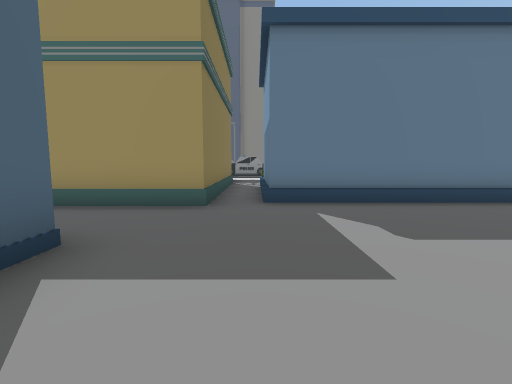
View 1 (above)

24 first-person views from a walk through a Unity game level. The camera is 1.5 m above the floor, tilts 6° down and sees 85° across. The floor is counted in squares, 2 m on a side. Each view is taken from the middle of a square. On the plan, view 1 faces up. The plan holds only what a view shows up to about 10 squares ahead; the rest is blank. The place goes on beyond the plan. The player is left out. Some animated figures are left out.

View 2
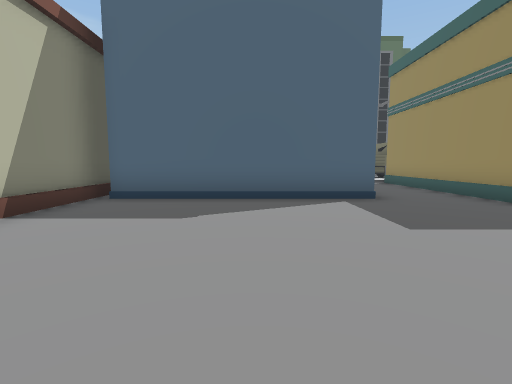

View 3
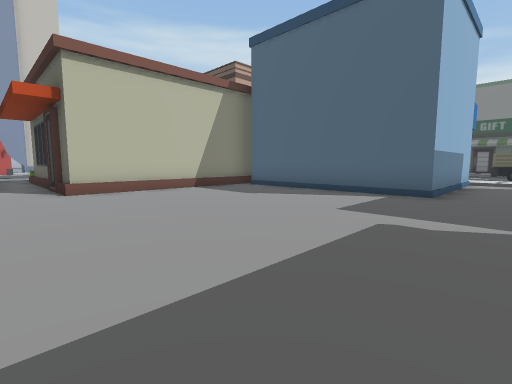

View 4
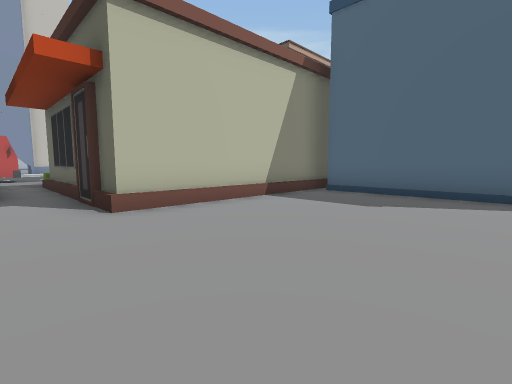

View 5
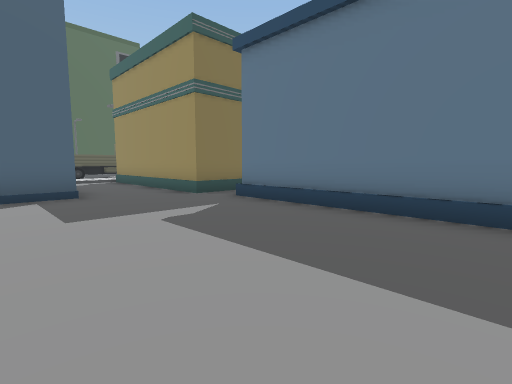

View 6
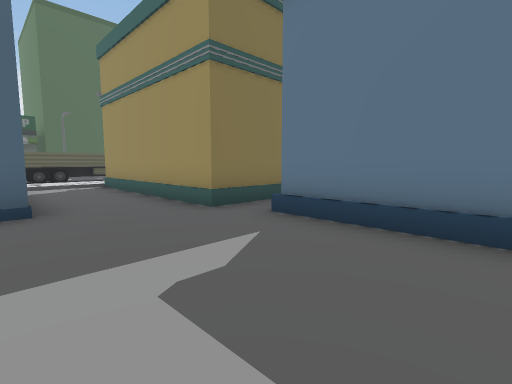

View 7
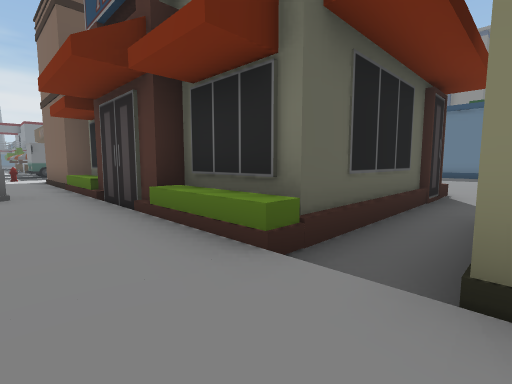

View 8
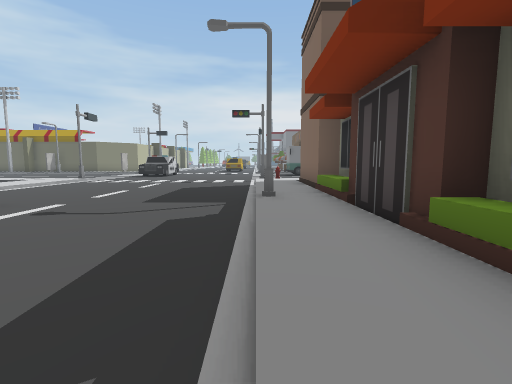

View 9
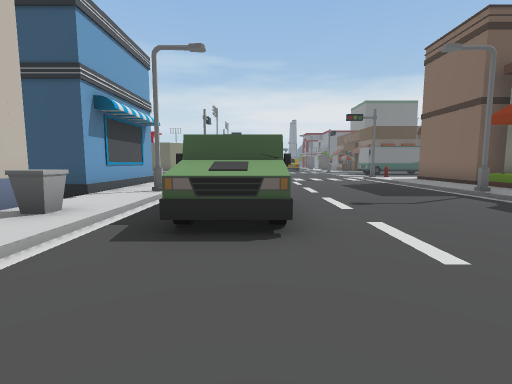

View 10
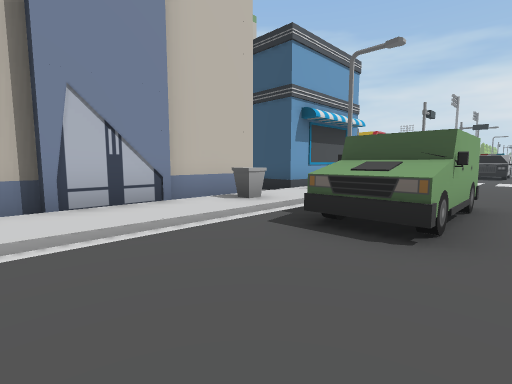

View 11
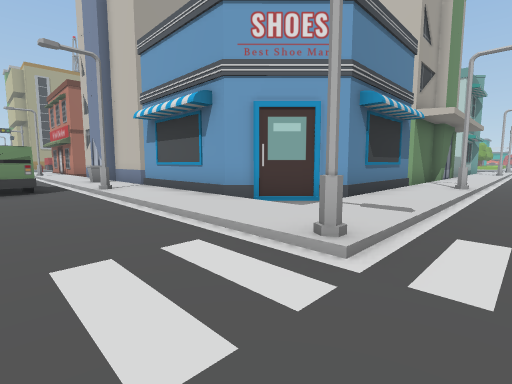

View 12
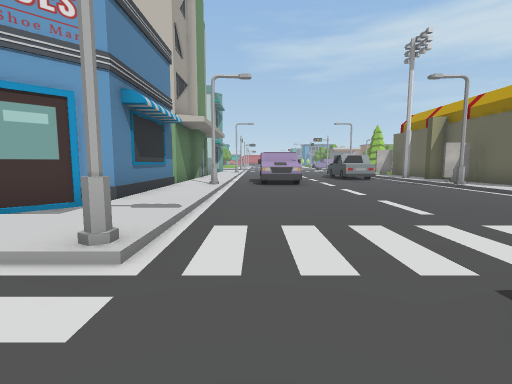

View 13
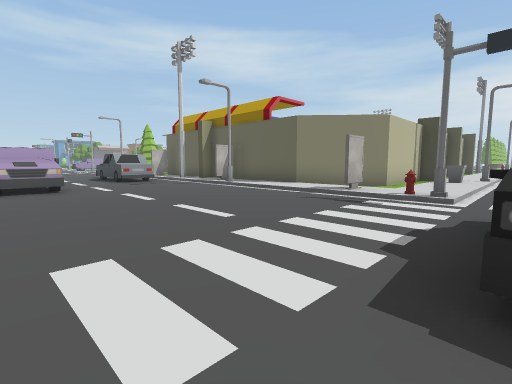

View 14
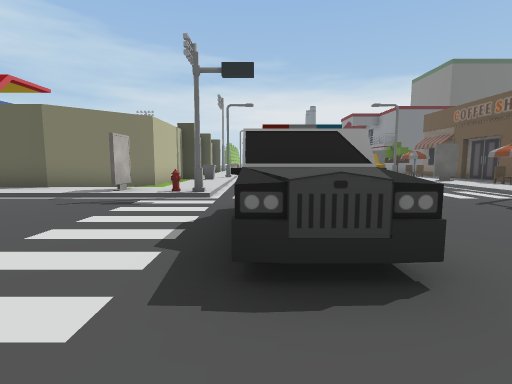

View 15
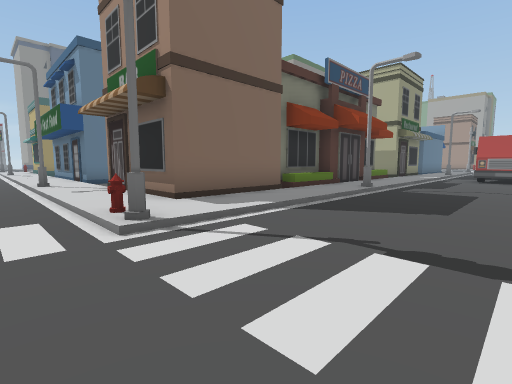

View 16
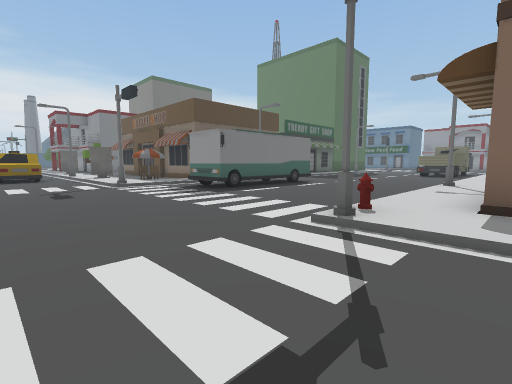

View 17
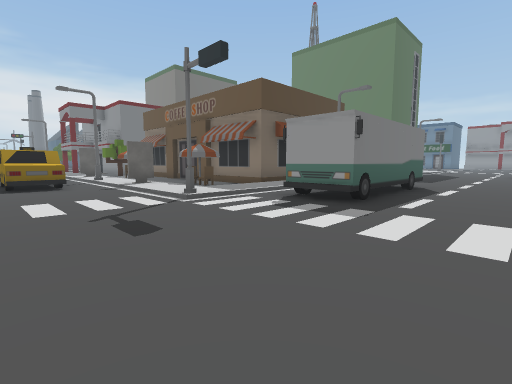

View 18
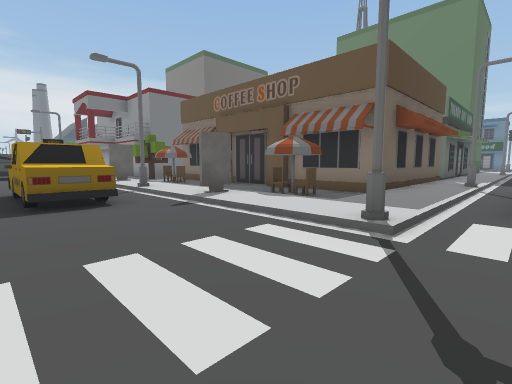

View 19
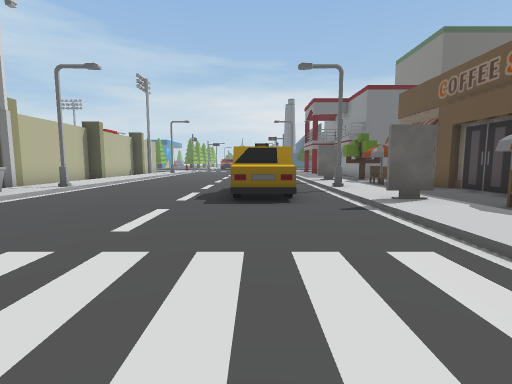

View 20
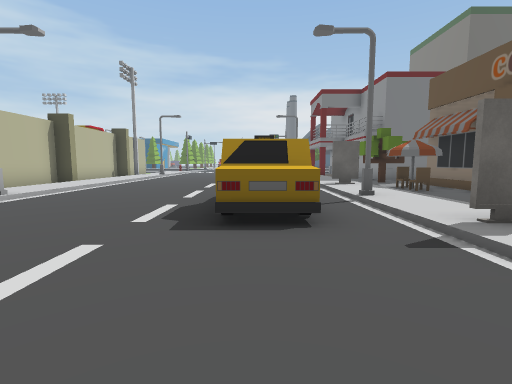

View 21
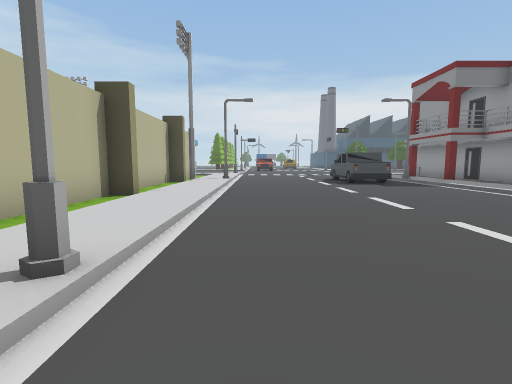

View 22
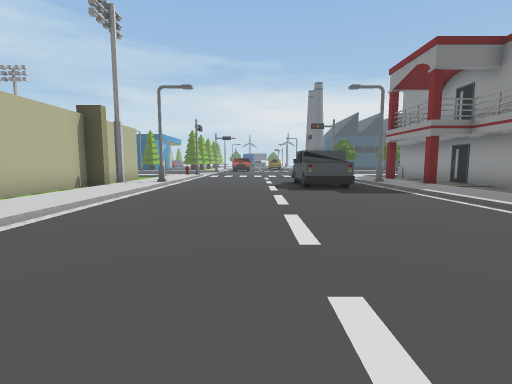

View 23
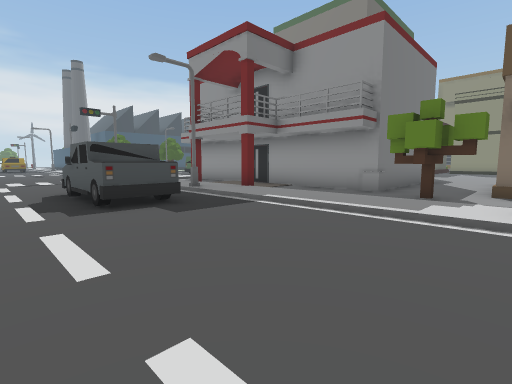

View 24
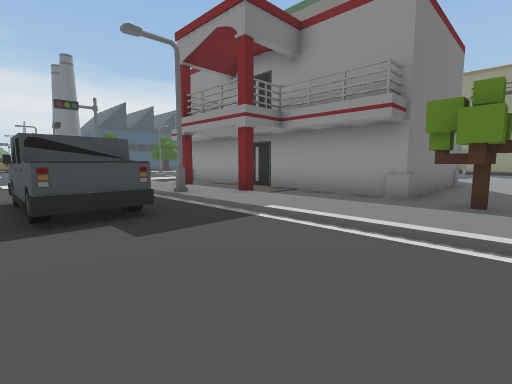

### Floor plan
Key: @ floor where view 1 was taken; # wall or solid block; x gap in a wall; . main floor; : floor 0.25 m higher than the main floor; / step, stairs or slope; B building; T truck; H hydrant; S streetlight; I billboard; C car; R tree; O other object.
Columns run from 32 left of view 1 to 5 right of it. Each row starts with its distance up from view 1.
  8                                #/B
  7                                #/B
  6                                #/BBBBB
  5                          :######//////
  4                        T/:............
  3                        T/:............
  2                           BBBBB.......
  1                               B.......
  0                               B.@.....
 -1                               B.......
 -2     ..         #:/  ..  /:B   #.......
 -3     #..        #:/ ... ./:B   B.......
 -4     #..        #:/....../:   BBBBBBB..
 -5     #..        #:S O....S:         B..
 -6     #..        #:/ O..../:#        B..
 -7 #####..#########:/ O..../:#        B.B
 -8 .....R..........:/OO..../:###      B.B
 -9 .....R..O.....O.:/OO..../:###BBBBBBB.B
-10 :#:::::I:::::I:::/......H:::::::::::::
-11 S/////////S//////#......///////S//////
-12  TT.......  O.......................
-13 TTT.......OOO.......................TT
-14 ....................................TT
-15 .................   ..    ............
-16 ................    CC..........OOO...
-17 ...............     CC..........OOO...
-18 S/////////S///////......#//////S//////
-19 ::::::::::::O::::H....../::::::::O::::
-20  #... #...#  .. I/....../:.##### BBBBB
-21  #### ##### ### :/....../:##   # B
-22                #:/....../:#      B
-23                #:/....../:#
-24                #:/....../:#
-25                #IS......S:x
-26                # /....OO/:BB
-27                    ...OO/:B

Where each view was taken, in squares from view 1:
view 1: 0 up, 0 right, facing up
view 2: 0 up, 4 right, facing left
view 3: 4 up, 5 right, facing down-left
view 4: 1 up, 5 right, facing down-left
view 5: 1 up, 5 right, facing up-left
view 6: 2 up, 3 right, facing up-left
view 7: 11 down, 5 right, facing up-left
view 8: 11 down, 4 right, facing left
view 9: 16 down, 5 right, facing left
view 10: 15 down, 5 right, facing down-left
view 11: 16 down, 9 left, facing down-right
view 12: 16 down, 9 left, facing down
view 13: 17 down, 9 left, facing down-left
view 14: 17 down, 9 left, facing left
view 15: 14 down, 9 left, facing up-right
view 16: 14 down, 6 left, facing up-left
view 17: 14 down, 10 left, facing up-left
view 18: 14 down, 14 left, facing up-left
view 19: 13 down, 14 left, facing left
view 20: 13 down, 16 left, facing left
view 21: 17 down, 20 left, facing left
view 22: 15 down, 22 left, facing left
view 23: 15 down, 25 left, facing up-left
view 24: 14 down, 26 left, facing up-left
